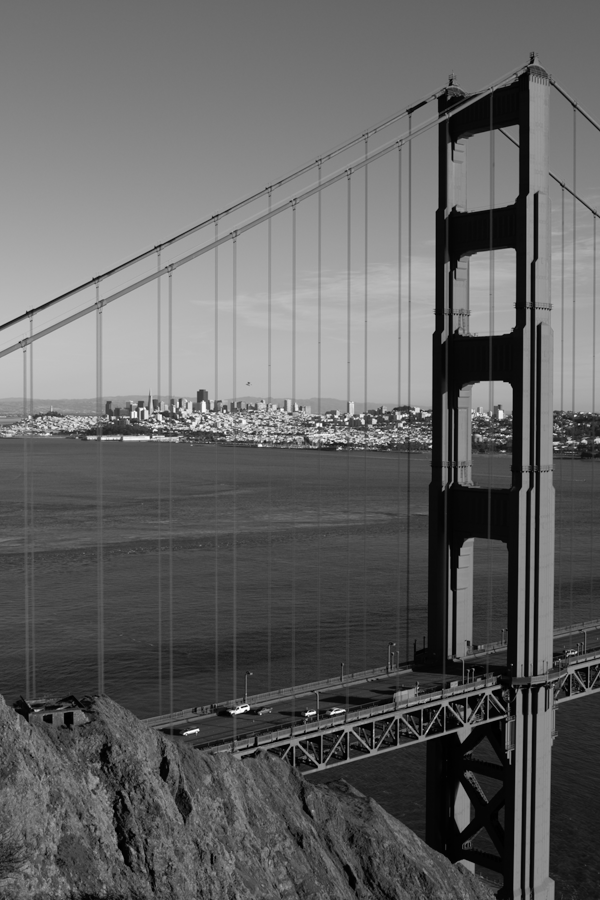
#> input picture Homeworks/goldengate-02.png, 600 x 900 px
$ jupyter execute seds536_homework_2_MustafaTomak.ipynb   (shell and % lines are left out)
#> lines starting #> are read from the running program, lines starting #| are printed output that depends on the picture; long printed decimals are rounded
# SEDS 536 -- Homework 2

[cell 1]
import cv2

import numpy as np
import matplotlib
from matplotlib import pyplot as plt

[cell 2]
imgL = cv2.imread('goldengate-02.png')
#> imgL is the input picture: shape (900, 600, 3); min 0, max 255, mean 98.5
imgL = cv2.cvtColor(imgL, cv2.COLOR_BGR2RGB)
grayL = cv2.cvtColor(imgL, cv2.COLOR_BGR2GRAY)
img_size = (imgL.shape[1], imgL.shape[0])
#> img_size = (600, 900)
imgR = cv2.imread('goldengate-03.png')
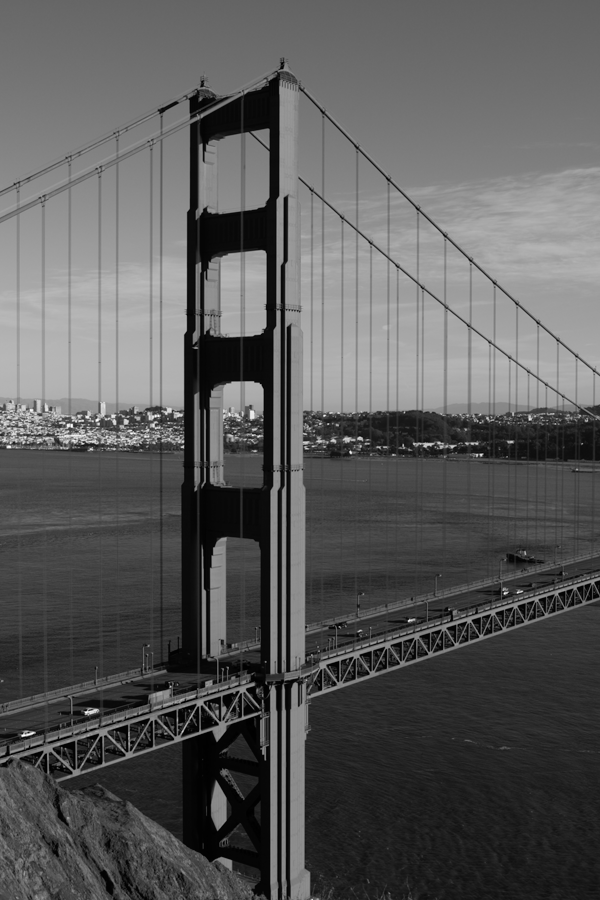
#> input picture Homeworks/goldengate-03.png, 600 x 900 px
#> imgR is the input picture: shape (900, 600, 3); min 0, max 255, mean 89.9
imgR = cv2.cvtColor(imgR, cv2.COLOR_BGR2RGB)
grayR = cv2.cvtColor(imgR, cv2.COLOR_BGR2GRAY)
fig, axes = plt.subplots(1, 2, figsize=(12,8))
axes[0].imshow(imgL)
axes[1].imshow(imgR)
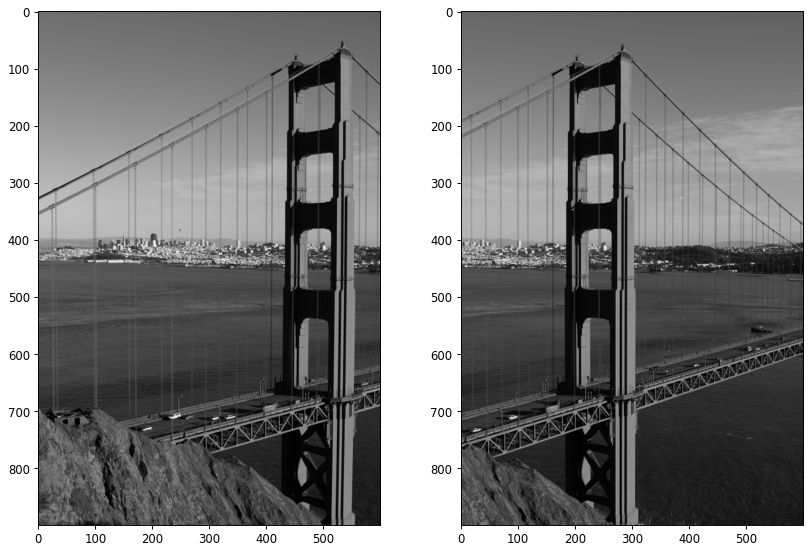
#> figure drawn by matplotlib, 2 panels

## Q1 Fast Keypoint Detection

Detect FAST keypoints in each image using the ORB feature detector and display them on the images. You may also compute the descriptors in this stage. Detect approximately 1000 features in each image using 5 levels. (You need to change the default parameters of the ORB feature detector.)

[cell 3]
n_features = 1000
orb = cv2.ORB_create(n_features,nlevels=5)

[cell 4]
keysL, descL = orb.detectAndCompute(grayL, None)
#> keysL = 1000 keypoints; strongest (x, y, size): (246, 710, 31), (248, 709, 31), (321, 424, 31), (306, 714, 31)
keysR, descR = orb.detectAndCompute(grayR, None)
#> keysR = 1000 keypoints; strongest (x, y, size): (71, 426, 31), (86, 712, 31), (360, 437, 31), (68, 424, 31)

len(keysL),len(keysR)
#> Out = (1000, 1000)

[cell 5]
key_imgL = cv2.drawKeypoints(grayL, keysL, None, color=(0,255,0), flags=0)
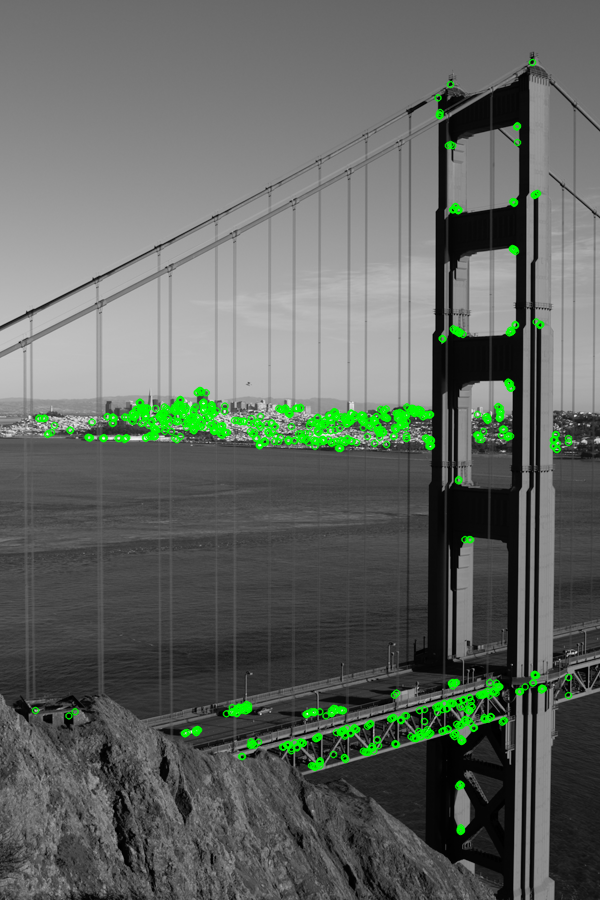
#> key_imgL: shape (900, 600, 3); mean of channels 0, 1, 2 96.2, 101.9, 96.2; drawn as B, G, R
key_imgR = cv2.drawKeypoints(grayR, keysR, None, color=(0,255,0), flags=0)
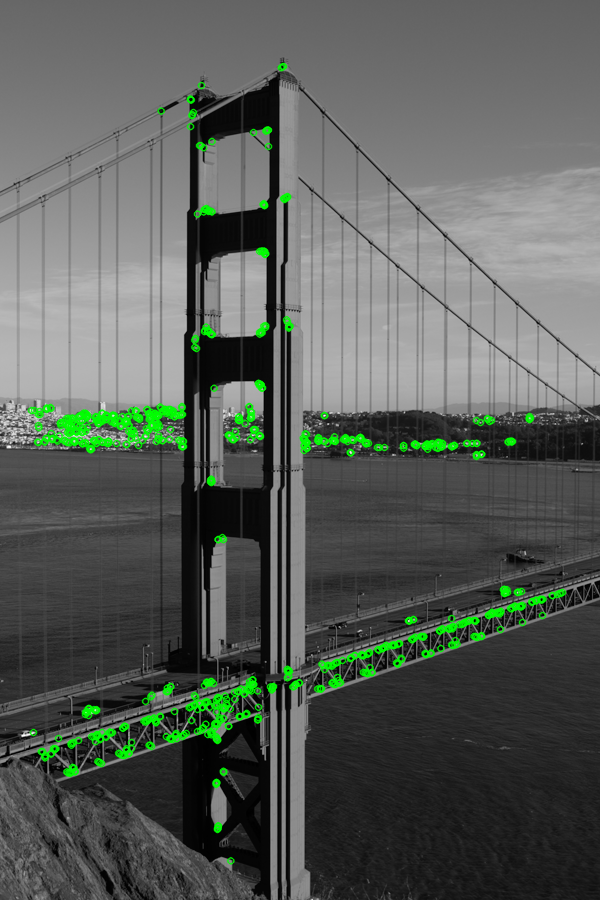
#> key_imgR: shape (900, 600, 3); mean of channels 0, 1, 2 88, 93.8, 88; drawn as B, G, R

fig, axes = plt.subplots(1, 2, figsize=(12,8))
axes[0].imshow(key_imgL)
axes[1].imshow(key_imgR)

## Q2 Oriented BRIEF Keypoint Description and Matching

* Using the brute force matcher, match the detected FAST keypoints using the Hamming distance of their ORB descriptors.
* Calculate and display the minimum and maximum desriptor distances that you have obtained.
* Visualize the matches using OpenCV functions.

[cell 6]
brute_force = cv2.BFMatcher(cv2.NORM_HAMMING, crossCheck=True)
matches = brute_force.match(descL,descR)
#> matches = 530 matches
distances = [match.distance for match in matches]
#> distances = 530 values, max 78 at index 367, min 3 at index 255, mean 29.67
min_distance = min(distances)
#> min_distance = 3
max_distance = max(distances)
#> max_distance = 78
print(f"Minimum descriptor distance: {min_distance}")
#| Minimum descriptor distance: 3.0
print(f"Maximum descriptor distance: {max_distance}")
#| Maximum descriptor distance: 78.0

[cell 7]
match_imgLR = cv2.drawMatches(grayL, keysL, grayR, keysR, matches, None, matchColor=(0, 255, 0))
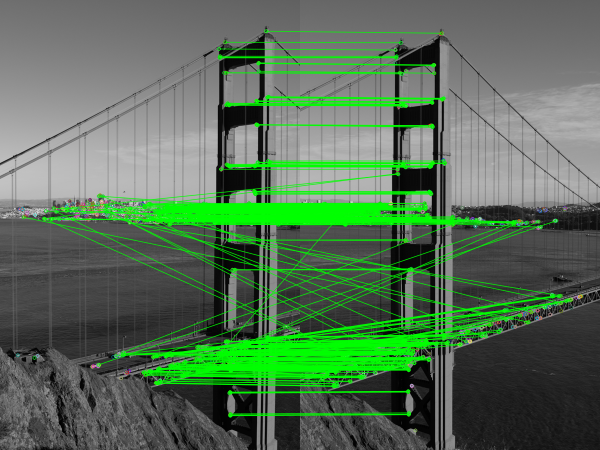
#> match_imgLR: shape (900, 1200, 3) (shown at 1/2 size); mean of channels 0, 1, 2 85.9, 112, 85.9; drawn as B, G, R
fig, ax = plt.subplots(figsize=(12,8))
ax.imshow(match_imgLR)

### Good Mathces (Personal Curiosity)

[cell 8]
good_matches = [match for i, match in enumerate(matches[:-1]) if match.distance < 0.7 * matches[i + 1].distance]
#> good_matches = 166 matches

match_imgLR = cv2.drawMatches(grayL, keysL, grayR, keysR, good_matches, None, matchColor=(0, 255, 0))
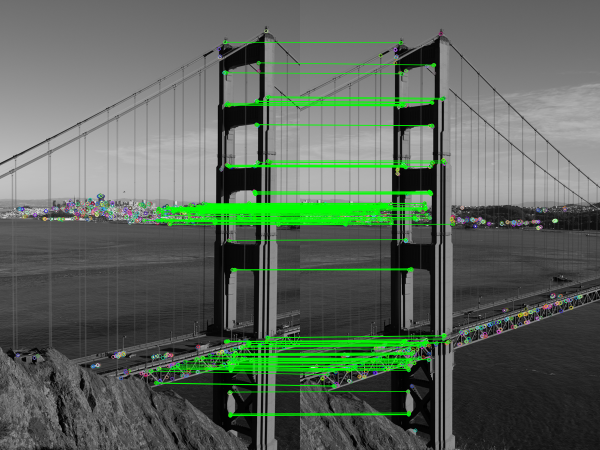
#> match_imgLR: shape (900, 1200, 3) (shown at 1/2 size); mean of channels 0, 1, 2 90.6, 102.1, 90.6; drawn as B, G, R
fig, ax = plt.subplots(figsize=(12, 8))
ax.imshow(match_imgLR)
plt.show()

## Q3 Robust Homography Estimation
* Calculate a homography between the images using RANSAC.
* Draw the image depicting the inlier matches between the images.
* Calculate and print the average distance between the original points in the right image and the transformed points from left to right using the calculated homography. Use only the points that are part of the inlier set. You can transform points yourseves or use the OpenCV function `perspectiveTransform` to transform points. Note that this function requires point arrays to be Nx1x2 form.

[cell 9]
points_L = np.float32([keysL[m.queryIdx].pt for m in matches]).reshape(-1, 1, 2)
#> points_L = 530 rows, first 8: [345, 417], [314, 712], [345, 419], [347, 423], [404, 424], [331, 710], [318, 423], [240, 708]
points_R = np.float32([keysR[m.trainIdx].pt for m in matches]).reshape(-1, 1, 2)
#> points_R = 530 rows, first 8: [96, 417], [514.9, 606.5], [97, 419], [98, 423], [156, 425], [86, 712], [68, 424], [490, 614]

H, mask = cv2.findHomography(points_L, points_R, cv2.RANSAC)
#> H = [[1.09, 0.0111, -279], [0.0566, 1.06, -24.35], [0.000145, 2.51e-06, 1]]; mask = 530 values, max 1 at index 0, min 0 at index 1, mean 0.851

inlier_matches_img = cv2.drawMatches(grayL, keysL, grayR, keysR, matches, None, matchColor=(0, 255, 0), matchesMask=mask.ravel())
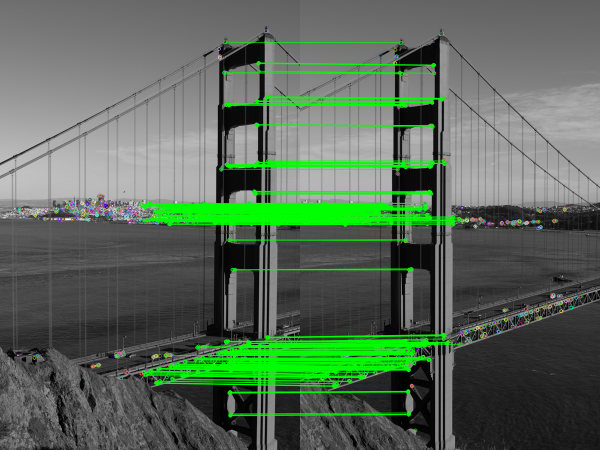
#> inlier_matches_img: shape (900, 1200, 3) (shown at 1/2 size); mean of channels 0, 1, 2 88.5, 106.3, 88.5; drawn as B, G, R

plt.figure(figsize=(12, 6))
plt.imshow(inlier_matches_img)
plt.show()

[cell 10]
transformed_points = cv2.perspectiveTransform(points_L, H)
#> transformed_points = 530 rows, first 8: [96.35, 417.6], [67.59, 717.1], [96.37, 419.6], [98.46, 423.7], [156.3, 424.4], [85.05, 714.4], [68.7, 423.8], [-9.48, 716.4]

inlier_matches = [matches[i] for i in range(len(matches)) if mask[i] == 1]
#> inlier_matches = 451 matches

total_distance = 0
count = 0

for i in range(len(inlier_matches)):
  if mask[i] == 1:
    distance = np.linalg.norm(points_R[i][0] - transformed_points[i][0])
    total_distance += distance
    count += 1
#> this loop made 451 passes
#> (distance, total_distance) on passes 1, 3, 4, 5, 6, 7, 9, 10, 12, 13, 14, 16: (0.689, 0.689), (0.882, 1.57), (0.797, 2.37), (0.654, 3.02), (2.54, 5.56), (0.73, 6.29), (2.07, 8.36), (0.47, 8.83), (0.489, 9.32), (1.03, 10.34), (0.511, 10.86), (0.522, 11.38)
#> distance on pass 107: 1.14
#> after the loop, count = 388; total_distance = 329.5

average_distance = total_distance/count if count > 0 else 0
#> average_distance = 0.849
print(f"Average distance between original points and transformed points: {average_distance}")
#| Average distance between original points and transformed points: 0.8492

[cell 11]
H
#> Out has the same summary as H
